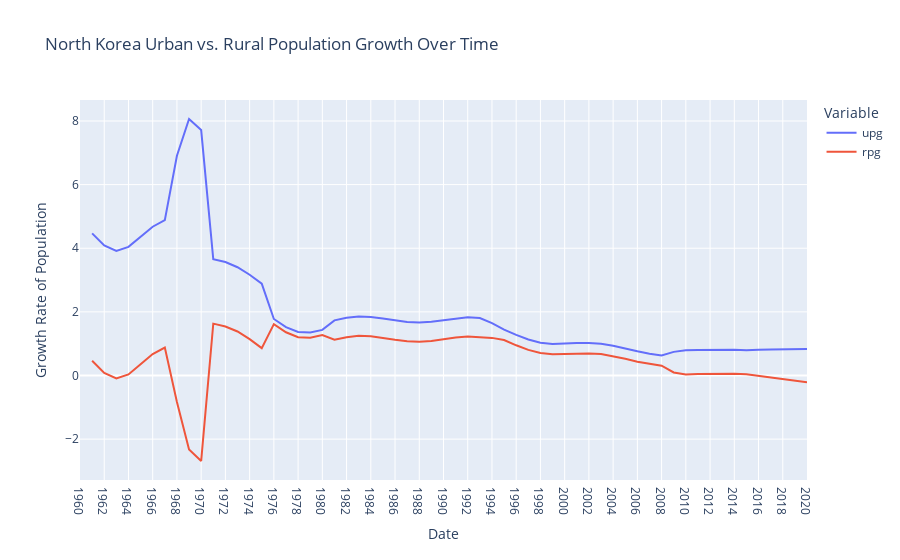

The notebook cell saved with this chart:
### Markdown cell above
We can quickly see the total population of North Korea growing from ~ 12 million people in 1960 and nearly doubling to 23.5 million by the year 2000. 

The total population of North Korean urban areas surpasses that of rural areas in 1969. From 1969 onwards, the urban population takes on an approximately linear trend. On the other hand, the rural population first experiences a negative trend and then a positive trend until the year 2000 when it becomes more stable.

### Code cell
# Can we add in visual notes of when events happened? Directly onto the graph
#plotting North Korean urban population growth vs rural population growth from 1960-2020
fig = px.line(prk_pop_grow, x=prk_pop_grow.index, y=['upg', 'rpg'], labels={'value': 'Growth Rate of Population', 'date': 'Date', 'variable': 'Variable'}, title = 'North Korea Urban vs. Rural Population Growth Over Time')
fig['layout']['xaxis']['autorange'] = "reversed"
fig.show()

### Figure 1 — Plotly figure (JSON) as saved in the notebook; plotly's stock layout.template omitted (floating-point values rounded to 4 significant figures)
{"data": [{"hovertemplate": "Variable=upg<br>Date=%{x}<br>Growth Rate of Population=%{y}<extra></extra>", "legendgroup": "upg", "line": {"color": "#636efa", "dash": "solid"}, "marker": {"symbol": "circle"}, "mode": "lines", "name": "upg", "orientation": "v", "showlegend": true, "type": "scatter", "x": ["2020", "2019", "2018", "2017", "2016", "2015", "2014", "2013", "2012", "2011", "2010", "2009", "2008", "2007", "2006", "2005", "2004", "2003", "2002", "2001", "2000", "1999", "1998", "1997", "1996", "1995", "1994", "1993", "1992", "1991", "1990", "1989", "1988", "1987", "1986", "1985", "1984", "1983", "1982", "1981", "1980", "1979", "1978", "1977", "1976", "1975", "1974", "1973", "1972", "1971", "1970", "1969", "1968", "1967", "1966", "1965", "1964", "1963", "1962", "1961", "1960"], "xaxis": "x", "y": [0.8347, 0.8341, 0.8276, 0.8177, 0.8066, 0.7943, 0.8083, 0.8142, 0.8128, 0.8038, 0.794, 0.7429, 0.6323, 0.6835, 0.7605, 0.8502, 0.9375, 0.9968, 1.021, 1.018, 0.9969, 0.9935, 1.031, 1.132, 1.276, 1.443, 1.649, 1.807, 1.833, 1.797, 1.74, 1.692, 1.667, 1.682, 1.727, 1.791, 1.842, 1.854, 1.813, 1.733, 1.433, 1.353, 1.368, 1.521, 1.776, 2.885, 3.166, 3.404, 3.567, 3.654, 7.714, 8.062, 6.906, 4.883, 4.677, 4.353, 4.043, 3.918, 4.09, 4.468, null], "yaxis": "y"}, {"hovertemplate": "Variable=rpg<br>Date=%{x}<br>Growth Rate of Population=%{y}<extra></extra>", "legendgroup": "rpg", "line": {"color": "#EF553B", "dash": "solid"}, "marker": {"symbol": "circle"}, "mode": "lines", "name": "rpg", "orientation": "v", "showlegend": true, "type": "scatter", "x": ["2020", "2019", "2018", "2017", "2016", "2015", "2014", "2013", "2012", "2011", "2010", "2009", "2008", "2007", "2006", "2005", "2004", "2003", "2002", "2001", "2000", "1999", "1998", "1997", "1996", "1995", "1994", "1993", "1992", "1991", "1990", "1989", "1988", "1987", "1986", "1985", "1984", "1983", "1982", "1981", "1980", "1979", "1978", "1977", "1976", "1975", "1974", "1973", "1972", "1971", "1970", "1969", "1968", "1967", "1966", "1965", "1964", "1963", "1962", "1961", "1960"], "xaxis": "x", "y": [-0.2165, -0.1635, -0.1084, -0.0572, -0.01174, 0.04053, 0.05168, 0.05874, 0.05445, 0.05076, 0.03379, 0.09639, 0.3073, 0.3587, 0.4317, 0.5259, 0.6091, 0.6728, 0.6934, 0.6905, 0.6736, 0.6662, 0.7044, 0.8049, 0.9492, 1.116, 1.182, 1.2, 1.223, 1.192, 1.131, 1.084, 1.059, 1.075, 1.12, 1.181, 1.233, 1.249, 1.205, 1.126, 1.27, 1.19, 1.205, 1.358, 1.613, 0.8589, 1.142, 1.384, 1.539, 1.63, -2.688, -2.328, -0.8304, 0.8764, 0.6733, 0.3503, 0.03356, -0.08935, 0.08235, 0.4609, null], "yaxis": "y"}], "layout": {"legend": {"title": {"text": "Variable"}, "tracegroupgap": 0}, "title": {"text": "North Korea Urban vs. Rural Population Growth Over Time"}, "xaxis": {"anchor": "y", "autorange": "reversed", "domain": [0, 1], "title": {"text": "Date"}}, "yaxis": {"anchor": "x", "domain": [0, 1], "title": {"text": "Growth Rate of Population"}}}}
